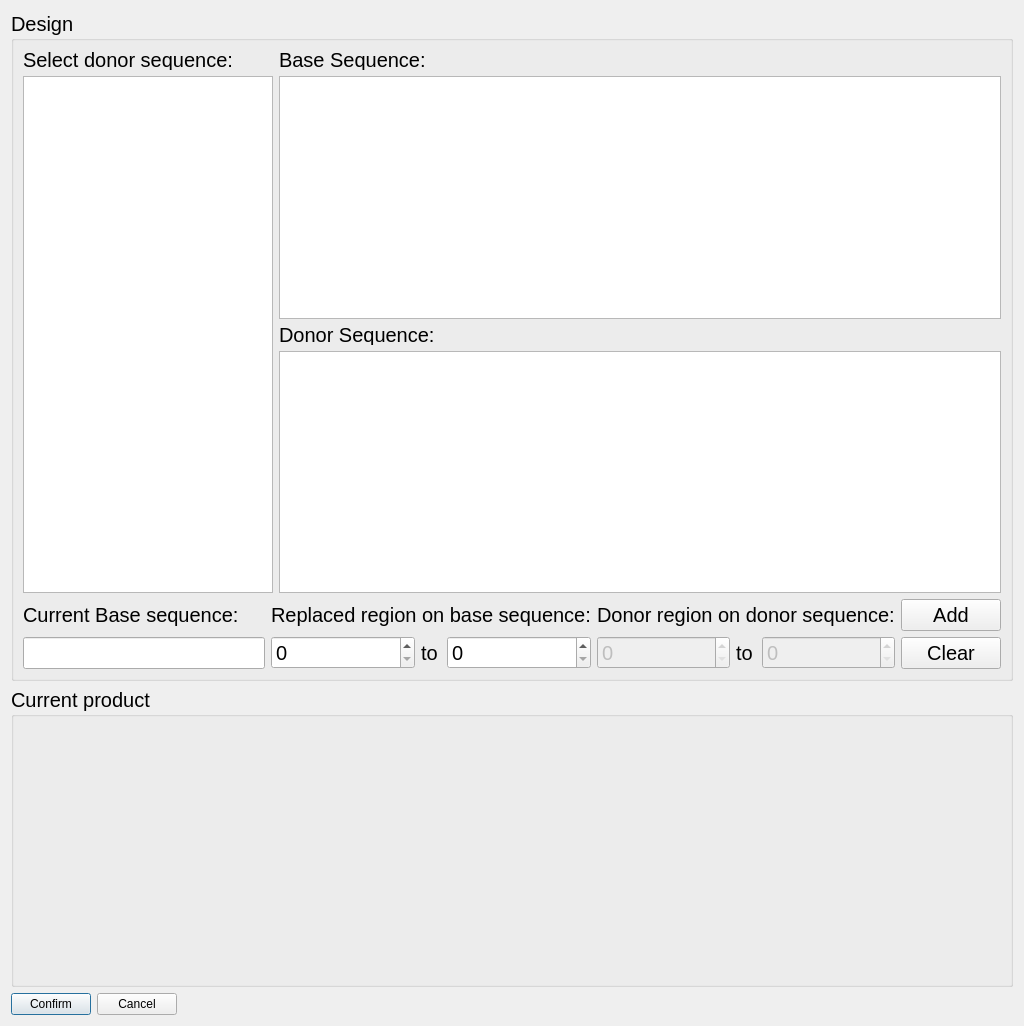
<?xml version="1.0" encoding="UTF-8"?>
<ui version="4.0">
 <class>fusionDialogNarrow</class>
 <widget class="QDialog" name="fusionDialogNarrow">
  <property name="geometry">
   <rect>
    <x>0</x>
    <y>0</y>
    <width>1024</width>
    <height>1026</height>
   </rect>
  </property>
  <property name="windowTitle">
   <string>Sequence Fusion across subtypes</string>
  </property>
  <layout class="QGridLayout" name="gridLayout">
   <item row="1" column="0">
    <widget class="QGroupBox" name="groupBox">
     <property name="minimumSize">
      <size>
       <width>0</width>
       <height>300</height>
      </size>
     </property>
     <property name="maximumSize">
      <size>
       <width>16777215</width>
       <height>400</height>
      </size>
     </property>
     <property name="font">
      <font>
       <pointsize>15</pointsize>
      </font>
     </property>
     <property name="title">
      <string>Current product</string>
     </property>
     <layout class="QGridLayout" name="gridLayout_3"/>
    </widget>
   </item>
   <item row="0" column="0">
    <widget class="QGroupBox" name="groupBox_2">
     <property name="minimumSize">
      <size>
       <width>0</width>
       <height>400</height>
      </size>
     </property>
     <property name="font">
      <font>
       <pointsize>15</pointsize>
      </font>
     </property>
     <property name="title">
      <string>Design</string>
     </property>
     <layout class="QGridLayout" name="gridLayout_2">
      <item row="0" column="0">
       <widget class="QLabel" name="label">
        <property name="maximumSize">
         <size>
          <width>16777215</width>
          <height>20</height>
         </size>
        </property>
        <property name="font">
         <font>
          <pointsize>15</pointsize>
         </font>
        </property>
        <property name="text">
         <string>Select donor sequence:</string>
        </property>
       </widget>
      </item>
      <item row="0" column="1">
       <widget class="QLabel" name="label_base">
        <property name="maximumSize">
         <size>
          <width>16777215</width>
          <height>20</height>
         </size>
        </property>
        <property name="text">
         <string>Base Sequence: </string>
        </property>
       </widget>
      </item>
      <item row="1" column="0" rowspan="3">
       <widget class="QListWidget" name="selection">
        <property name="minimumSize">
         <size>
          <width>0</width>
          <height>0</height>
         </size>
        </property>
        <property name="maximumSize">
         <size>
          <width>250</width>
          <height>16777215</height>
         </size>
        </property>
        <property name="selectionMode">
         <enum>QAbstractItemView::SingleSelection</enum>
        </property>
       </widget>
      </item>
      <item row="1" column="1">
       <widget class="QTextEdit" name="textEditBase">
        <property name="font">
         <font>
          <family>Courier New</family>
          <pointsize>14</pointsize>
         </font>
        </property>
       </widget>
      </item>
      <item row="2" column="1">
       <widget class="QLabel" name="label_donor">
        <property name="maximumSize">
         <size>
          <width>16777215</width>
          <height>20</height>
         </size>
        </property>
        <property name="text">
         <string>Donor Sequence: </string>
        </property>
       </widget>
      </item>
      <item row="3" column="1">
       <widget class="QTextEdit" name="textEditDonor">
        <property name="font">
         <font>
          <family>Courier New</family>
          <pointsize>14</pointsize>
         </font>
        </property>
       </widget>
      </item>
      <item row="4" column="0" colspan="2">
       <layout class="QHBoxLayout" name="horizontalLayout_4">
        <item>
         <layout class="QVBoxLayout" name="verticalLayout_3">
          <item>
           <widget class="QLabel" name="label_2">
            <property name="text">
             <string>Current Base sequence:</string>
            </property>
           </widget>
          </item>
          <item>
           <widget class="QLineEdit" name="basename">
            <property name="readOnly">
             <bool>true</bool>
            </property>
           </widget>
          </item>
         </layout>
        </item>
        <item>
         <layout class="QVBoxLayout" name="verticalLayout_2">
          <item>
           <widget class="QLabel" name="label_3">
            <property name="text">
             <string>Replaced region on base sequence:</string>
            </property>
           </widget>
          </item>
          <item>
           <layout class="QHBoxLayout" name="horizontalLayout_2">
            <item>
             <widget class="QSpinBox" name="startBase">
              <property name="maximum">
               <number>5000</number>
              </property>
             </widget>
            </item>
            <item>
             <widget class="QLabel" name="label_5">
              <property name="maximumSize">
               <size>
                <width>20</width>
                <height>16777215</height>
               </size>
              </property>
              <property name="text">
               <string>to</string>
              </property>
             </widget>
            </item>
            <item>
             <widget class="QSpinBox" name="endBase">
              <property name="maximum">
               <number>5000</number>
              </property>
             </widget>
            </item>
           </layout>
          </item>
         </layout>
        </item>
        <item>
         <layout class="QVBoxLayout" name="verticalLayout_4">
          <item>
           <widget class="QLabel" name="label_4">
            <property name="text">
             <string>Donor region on donor sequence:</string>
            </property>
           </widget>
          </item>
          <item>
           <layout class="QHBoxLayout" name="horizontalLayout_3">
            <item>
             <widget class="QSpinBox" name="startDonor">
              <property name="enabled">
               <bool>false</bool>
              </property>
              <property name="maximum">
               <number>5000</number>
              </property>
             </widget>
            </item>
            <item>
             <widget class="QLabel" name="label_6">
              <property name="maximumSize">
               <size>
                <width>20</width>
                <height>16777215</height>
               </size>
              </property>
              <property name="text">
               <string>to</string>
              </property>
             </widget>
            </item>
            <item>
             <widget class="QSpinBox" name="endDonor">
              <property name="enabled">
               <bool>false</bool>
              </property>
              <property name="maximum">
               <number>5000</number>
              </property>
             </widget>
            </item>
           </layout>
          </item>
         </layout>
        </item>
        <item>
         <layout class="QVBoxLayout" name="verticalLayout">
          <item>
           <widget class="QPushButton" name="apply">
            <property name="minimumSize">
             <size>
              <width>100</width>
              <height>30</height>
             </size>
            </property>
            <property name="text">
             <string>Add</string>
            </property>
           </widget>
          </item>
          <item>
           <widget class="QPushButton" name="clear">
            <property name="minimumSize">
             <size>
              <width>0</width>
              <height>30</height>
             </size>
            </property>
            <property name="text">
             <string>Clear</string>
            </property>
           </widget>
          </item>
         </layout>
        </item>
       </layout>
      </item>
     </layout>
    </widget>
   </item>
   <item row="2" column="0">
    <layout class="QHBoxLayout" name="horizontalLayout">
     <item>
      <widget class="QPushButton" name="confirmButton">
       <property name="maximumSize">
        <size>
         <width>200</width>
         <height>16777215</height>
        </size>
       </property>
       <property name="text">
        <string>Confirm</string>
       </property>
       <property name="default">
        <bool>true</bool>
       </property>
      </widget>
     </item>
     <item>
      <widget class="QPushButton" name="cancelButton">
       <property name="maximumSize">
        <size>
         <width>200</width>
         <height>16777215</height>
        </size>
       </property>
       <property name="text">
        <string>Cancel</string>
       </property>
      </widget>
     </item>
     <item>
      <spacer name="horizontalSpacer">
       <property name="orientation">
        <enum>Qt::Horizontal</enum>
       </property>
       <property name="sizeHint" stdset="0">
        <size>
         <width>40</width>
         <height>20</height>
        </size>
       </property>
      </spacer>
     </item>
    </layout>
   </item>
  </layout>
 </widget>
 <resources/>
 <connections/>
</ui>
